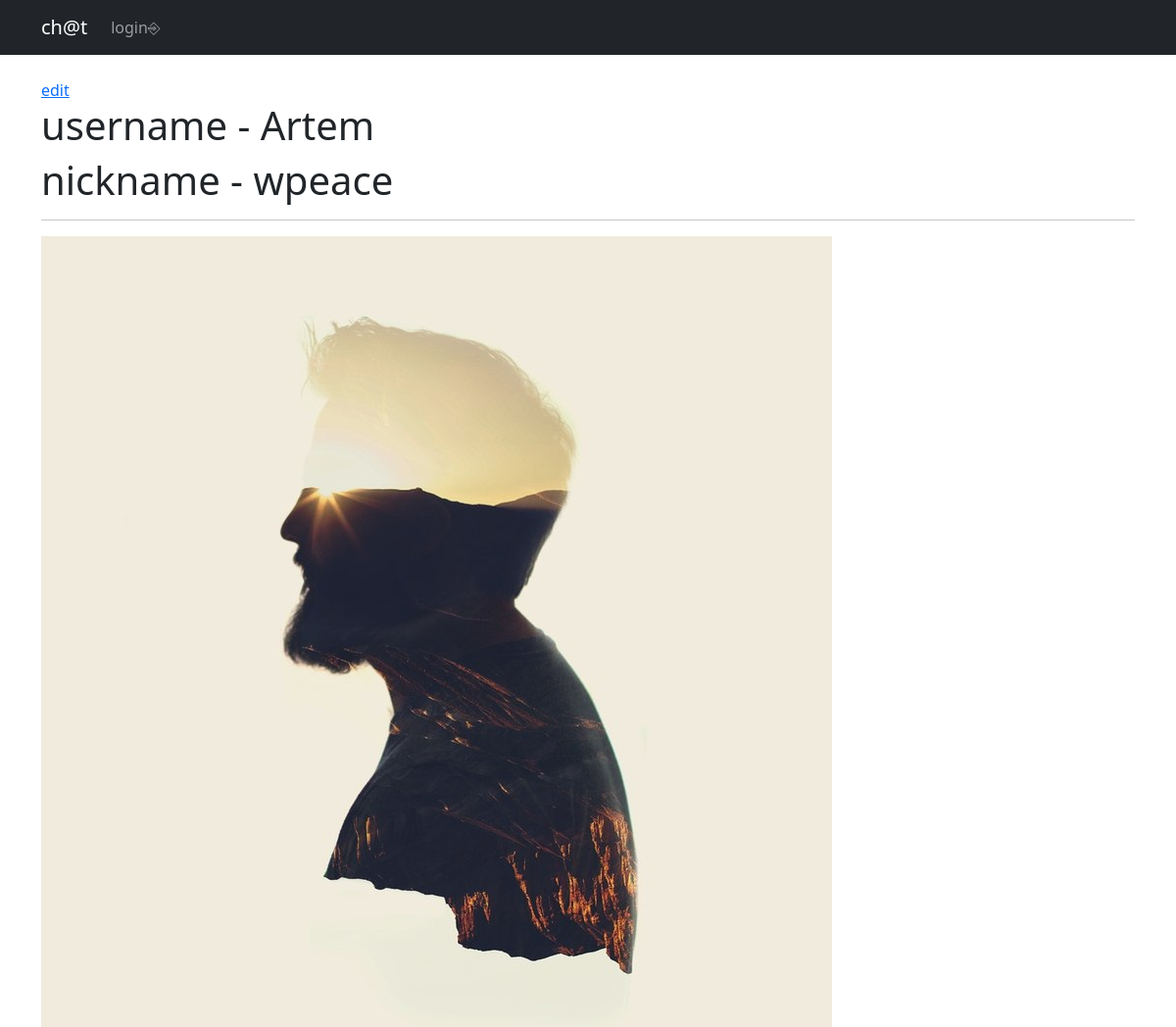
The page /users/1/ on the database its author committed.
### chat/models.py (models this page shows)
class Profile(models.Model):
    user = models.OneToOneField(User, on_delete=models.CASCADE)
    nickname = models.CharField(max_length=255)
    avatar = models.ImageField(upload_to='images', height_field=None, width_field=None)
    def __str__(self):
        return self.nickname

### chat/views.py (the view)
# urls.py: path('users/<int:pk>/', UserDetail.as_view(), name='user_detail'),
class UserDetail(DetailView):
    model = Profile
    template_name = 'user.html'
    context_object_name = 'user_detail'

### templates/user.html (shortened to what this page needs)
{% extends 'flatpages/default.html' %}
{% block content %}
<br>
<a href="{% url 'profile_update' user_detail.id %}">edit</a>
<h1>username - {{ user_detail.user.username }}</h1>
<h1>nickname - {{ user_detail }}</h1>
<hr>
<img src="/media/{{ user_detail.avatar }}">
{% endblock content %}

### rows shown on the page
Profile: user.username "Artem", nickname "wpeace", avatar (picture)
